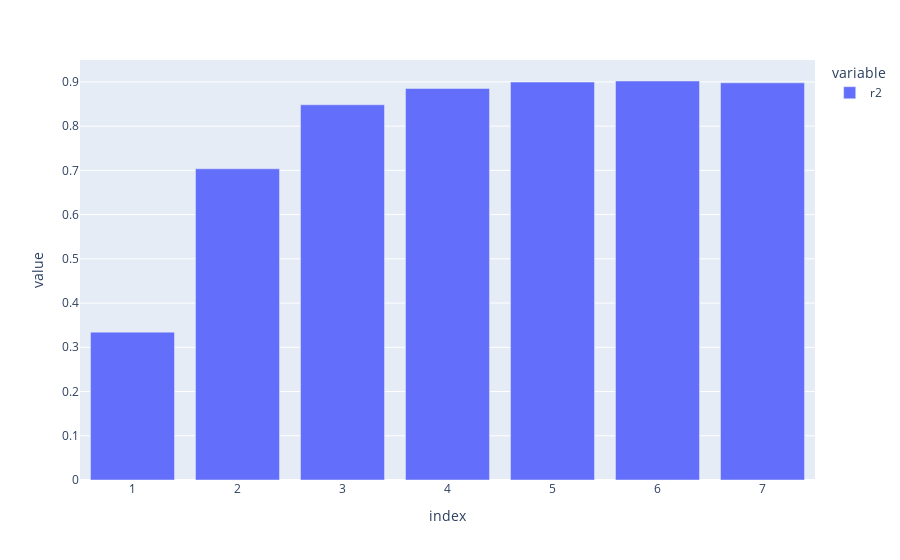

Notebook cell for this chart:
### Code cell
df_accuracy = get_accuracies_per_month(df_ml, LinearRegression)
px.bar(df_accuracy, x = "index", y = ["r2"])

### Figure 1 — Plotly figure (JSON) as saved in the notebook; plotly's stock layout.template omitted (floating-point values rounded to 4 significant figures)
{"data": [{"alignmentgroup": "True", "hovertemplate": "variable=r2<br>index=%{x}<br>value=%{y}<extra></extra>", "legendgroup": "r2", "marker": {"color": "#636efa", "pattern": {"shape": ""}}, "name": "r2", "offsetgroup": "r2", "orientation": "v", "showlegend": true, "textposition": "auto", "type": "bar", "x": [1, 2, 3, 4, 5, 6, 7], "xaxis": "x", "y": [0.3342, 0.7035, 0.8482, 0.8851, 0.8996, 0.902, 0.8978], "yaxis": "y"}], "layout": {"barmode": "relative", "legend": {"title": {"text": "variable"}, "tracegroupgap": 0}, "margin": {"t": 60}, "xaxis": {"anchor": "y", "domain": [0, 1], "title": {"text": "index"}}, "yaxis": {"anchor": "x", "domain": [0, 1], "title": {"text": "value"}}}}
